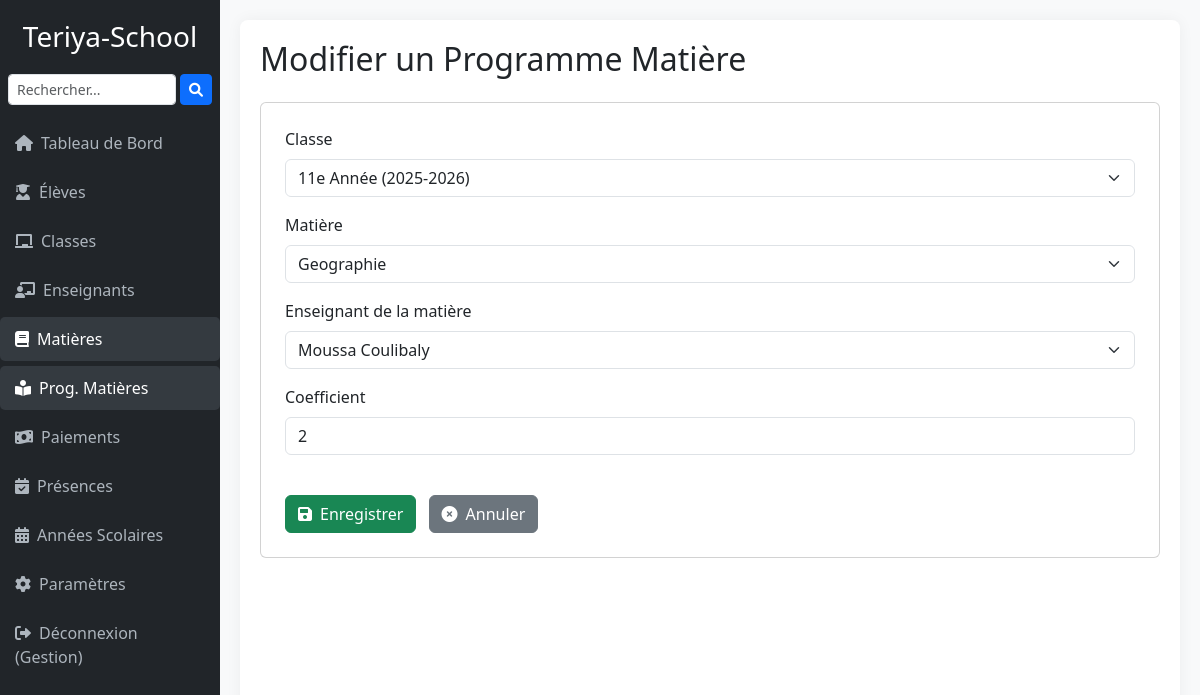
Page /programmes-matiere/modifier/2/ (signed in) on the committed database.
### dashboard/models.py (models this page shows, shortened)
class Profile(models.Model):
    user = models.OneToOneField(User, on_delete=models.CASCADE)
    ecole = models.ForeignKey("EcoleSettings", on_delete=models.CASCADE, null=True, blank=True)

class EcoleSettings(models.Model):
    ministere = models.CharField(
        max_length=255,
        blank=True,
        null=True,
        verbose_name="Ministère de Tutelle",
        help_text="Exemple : Ministère de l’Éducation Nationale"
    )
    academie = models.CharField(
        max_length=255,
        blank=True,
        null=True,
        verbose_name="Académie / Inspection",
        help_text="Exemple : Académie de Bamako Rive Droite"
    )
    commune = models.CharField(
        max_length=255,
        blank=True,
        null=True,
        verbose_name="Commune",
        help_text="Exemple : Commune IV du District de Bamako"
    )
    nom_etablissement = models.CharField(
        max_length=255,
        verbose_name="Nom de l'Établissement"
    )
    adresse_etablissement = models.CharField(
        max_length=255,
        blank=True,
        null=True,
        verbose_name="Adresse"
    )
    telephone = models.CharField(
        max_length=50,
        blank=True,
        null=True,
        verbose_name="Téléphone de l'Établissement"
    )
    email_contact = models.EmailField(
        blank=True,
        null=True,
        verbose_name="Email de Contact"
    )
    site_web = models.URLField(
        blank=True,
        null=True,
        verbose_name="Site Web"
    )
    code_etablissement = models.CharField(
        max_length=50,
        blank=True,
        null=True,
        unique=True,  # ✅ Chaque école doit avoir un code unique
        verbose_name="Code de l'Établissement",
        help_text="Code attribué par le ministère ou la direction académique"
    )
    logo = models.ImageField(
        upload_to='settings/assets/',
        blank=True,
        null=True,
        verbose_name="Logo de l'École"
    )
    cachet_admin = models.ImageField(
        upload_to='settings/assets/',
        blank=True,
        null=True,
        verbose_name="Cachet (Sceau) de l'Administration"
    )
    signature_directeur = models.ImageField(
        upload_to='settings/assets/',
        blank=True,
        null=True,
        verbose_name="Signature du Directeur/Responsable"
    )
    titre_signataire = models.CharField(
        max_length=100,
        default='Le Directeur',
        verbose_name="Titre du Signataire"
    )
    nom_signataire = models.CharField(
        max_length=255,
        blank=True,
        null=True,
        verbose_name="Nom du Signataire",
        help_text="Nom du directeur ou responsable signataire"
    )
    date_mise_a_jour = models.DateTimeField(
        auto_now=True,
        verbose_name="Dernière mise à jour"
    )
    class Meta:
        verbose_name = "École"
        verbose_name_plural = "Écoles"
        ordering = ['nom_etablissement']
    date_fin_essai = models.DateTimeField(
        blank=True,
        null=True,
        verbose_name="Fin de la période d'essai gratuite"
    )
    est_active = models.BooleanField(
        default=True,
        verbose_name="École active",
        help_text="Indique si l'école peut utiliser le système"
    )
    def periode_essai_expiree(self):
        return self.date_fin_essai and timezone.now() > self.date_fin_essai

class ProgrammeMatiere(models.Model):
    ecole = models.ForeignKey(
        'EcoleSettings',
        on_delete=models.CASCADE,
        verbose_name="École",
        default=1)
    classe = models.ForeignKey(Classe, on_delete=models.CASCADE, verbose_name="Classe")
    matiere = models.ForeignKey(Matiere, on_delete=models.CASCADE, verbose_name="Matière")
    enseignant = models.ForeignKey(Enseignant, on_delete=models.SET_NULL, null=True, blank=True, verbose_name="Enseignant de la matière")
    coefficient = models.IntegerField(default=1, verbose_name="Coefficient")
    class Meta:
        verbose_name = "Programme Matière par Classe"
        verbose_name_plural = "Programmes Matières par Classe"
        unique_together = ('classe', 'matiere')
        ordering = ['classe', 'matiere__nom']

### dashboard/views.py (the view)
# urls.py: path('programmes-matiere/modifier/<int:pk>/', views.modifier_programme_matiere, name='modifier_programme_matiere'),
@login_required
def modifier_programme_matiere(request, pk):
    ecole = get_user_ecole(request)
    if not ecole:
        messages.error(request, "Vous n'êtes associé à aucune école.")
        return redirect('dashboard_accueil')
    programme = get_object_or_404(
        ProgrammeMatiere.objects.select_related('classe', 'matiere', 'enseignant'),
        pk=pk,
        classe__ecole=ecole  # 🔥 Filtrage strict par école via la classe
    )
    if request.method == 'POST':
        form = ProgrammeMatiereForm(request.POST, instance=programme, ecole=ecole)
        if form.is_valid():
            form.save()
            messages.success(request, "Programme matière mis à jour avec succès.")
            return redirect('liste_programmes_matiere')
        else:
            messages.error(request, "Veuillez corriger les erreurs dans le formulaire.")
    else:
        form = ProgrammeMatiereForm(instance=programme, ecole=ecole)
    return render(request, 'dashboard/programmes_matiere/form_programme_matiere.html', {
        'form': form,
        'action': 'Modifier',
        'programme': programme
    })

### dashboard/forms.py
class ProgrammeMatiereForm(forms.ModelForm):
    class Meta:
        model = ProgrammeMatiere
        fields = ['classe', 'matiere', 'enseignant', 'coefficient']  # pas 'annee_scolaire'
        widgets = {
            'classe': forms.Select(attrs={'class': 'form-select'}),
            'matiere': forms.Select(attrs={'class': 'form-select'}),
            'enseignant': forms.Select(attrs={'class': 'form-select'}),
            'coefficient': forms.NumberInput(attrs={'class': 'form-control', 'min': '1'}),
        }
    def __init__(self, *args, **kwargs):
        self.ecole = kwargs.pop('ecole', None)
        super().__init__(*args, **kwargs)
        if self.ecole:
            annee_active = AnneeScolaire.objects.filter(active=True, ecole=self.ecole).first()
            if annee_active:
                self.fields['classe'].queryset = Classe.objects.filter(
                    annee_scolaire=annee_active,
                    ecole=self.ecole
                )
            self.fields['matiere'].queryset = Matiere.objects.filter(ecole=self.ecole)
            self.fields['enseignant'].queryset = Enseignant.objects.filter(ecole=self.ecole)

### dashboard/models.py (called while the page is built)
    def __str__(self):
        return f"{self.prenom} {self.nom}"

    def __str__(self):
        return f"{self.nom_classe} ({self.annee_scolaire.annee})"

    def __str__(self):
        return self.nom

### dashboard/views.py (called while the page is built)
def get_user_ecole(request):
    return (
        getattr(getattr(request.user, 'enseignant', None), 'ecole', None)
        or getattr(getattr(request.user, 'etudiant', None), 'ecole', None)
        or getattr(getattr(request.user, 'profile', None), 'ecole', None)
        or (EcoleSettings.objects.first() if request.user.is_superuser else None)
    )

### dashboard/templates/dashboard/programmes_matiere/form_programme_matiere.html (shortened to what this page needs)
{% extends 'dashboard/base.html' %}
{% block content %}
    <h2 class="mb-4">{{ action }} un Programme Matière</h2>
    <form method="post" class="card p-4">
        {% for field in form %}
            <div class="mb-3">
                <label for="{{ field.id_for_label }}" class="form-label">{{ field.label }}</label>
                {{ field }}
            </div>
        {% endfor %}
        <div class="mt-4">
            <button type="submit" class="btn btn-success me-2"><i class="fas fa-save me-2"></i>Enregistrer</button>
            <a href="{% url 'liste_programmes_matiere' %}" class="btn btn-secondary"><i class="fas fa-times-circle me-2"></i>Annuler</a>
        </div>
    </form>
{% endblock %}

### dashboard/templates/dashboard/base.html (shortened to what this page needs)
<!DOCTYPE html>
<html lang="fr">
<head>
    <link href="https://cdn.jsdelivr.net/npm/bootstrap@5.3.0/dist/css/bootstrap.min.css" rel="stylesheet">
    <link rel="stylesheet" href="https://cdnjs.cloudflare.com/ajax/libs/font-awesome/6.0.0-beta3/css/all.min.css">
</head>
<body>
<div class="wrapper">
    <div class="sidebar">
        <h3>
            {% if request.user.profile.ecole %}
                {{ request.user.profile.ecole.nom_etablissement }}
            {% else %}
                Gestion Multi-École
            {% endif %}
        </h3>
    <form method="get" action="{% url 'recherche_etudiants_globale' %}" class="d-flex mb-3 px-2">
        <input type="text" name="q" class="form-control form-control-sm me-1" placeholder="Rechercher..." required>
        <button type="submit" class="btn btn-sm btn-primary"><i class="fas fa-search"></i></button>
    </form>
        <ul class="nav flex-column">
            <li class="nav-item">
                <a class="nav-link {% if request.resolver_match.url_name == 'dashboard_accueil' %}active{% endif %}" href="{% url 'dashboard_accueil' %}">
                    <i class="fas fa-home me-2"></i>Tableau de Bord
                </a>
            </li>
            <li class="nav-item">
                <a class="nav-link {% if 'etudiant' in request.resolver_match.url_name %}active{% endif %}" href="{% url 'liste_etudiants' %}">
                    <i class="fas fa-user-graduate me-2"></i>Élèves
                </a>
            </li>
            <li class="nav-item">
                <a class="nav-link {% if 'classe' in request.resolver_match.url_name %}active{% endif %}" href="{% url 'liste_classes' %}">
                    <i class="fas fa-chalkboard me-2"></i>Classes
                </a>
            </li>
            <li class="nav-item">
                <a class="nav-link {% if 'enseignant' in request.resolver_match.url_name %}active{% endif %}" href="{% url 'liste_enseignants' %}">
                    <i class="fas fa-chalkboard-teacher me-2"></i>Enseignants
                </a>
            </li>
            <li class="nav-item">
                <a class="nav-link {% if 'matiere' in request.resolver_match.url_name %}active{% endif %}" href="{% url 'liste_matieres' %}">
                    <i class="fas fa-book me-2"></i>Matières
                </a>
            </li>
            <li class="nav-item">
                <a class="nav-link {% if 'programme_matiere' in request.resolver_match.url_name %}active{% endif %}" href="{% url 'liste_programmes_matiere' %}">
                    <i class="fas fa-book-reader me-2"></i>Prog. Matières
                </a>
            </li>
            <li class="nav-item">
                <a class="nav-link {% if 'paiement' in request.resolver_match.url_name %}active{% endif %}" href="{% url 'liste_paiements_par_classe_etudiant' %}">
                    <i class="fas fa-money-bill-wave me-2"></i>Paiements
                </a>
            </li>
            <li class="nav-item">
                <a class="nav-link {% if 'presence' in request.resolver_match.url_name %}active{% endif %}" href="{% url 'liste_presences' %}">
                    <i class="fas fa-calendar-check me-2"></i>Présences
                </a>
            </li>
            <li class="nav-item">
                <a class="nav-link {% if 'annee_scolaire' in request.resolver_match.url_name %}active{% endif %}" href="{% url 'liste_annees_scolaires' %}">
                    <i class="fas fa-calendar-alt me-2"></i>Années Scolaires
                </a>
            </li>
            <li class="nav-item">
                <a class="nav-link {% if request.resolver_match.url_name == 'ecole_settings' %}active{% endif %}" href="{% url 'ecole_settings' %}">
                    <i class="fas fa-cog me-2"></i>Paramètres
                </a>
            </li>
            {% if user.is_authenticated %}
            <li class="nav-item mt-auto">
                <a class="nav-link" href="{% url 'logout' %}">
                    <i class="fas fa-sign-out-alt me-2"></i>Déconnexion ({{ user.username }})
                </a>
            </li>
            {% endif %}
        </ul>
    </div>
    <div class="main-content">
        <div class="content">
            {% block content %}{% endblock %}
        </div>
    </div>
</div>
</body>
</html>

### dashboard/templates/dashboard/base.html (style rules this page uses)
html, body { height: 100%; margin: 0; padding: 0; overflow: hidden; font-family: 'Segoe UI', Tahoma, Geneva, Verdana, sans-serif; background-color: #f8f9fa; }
.wrapper { display: flex; height: 100%; }
.sidebar { background-color: #212529; color: white; width: 220px; padding-top: 20px; flex-shrink: 0; display: flex; flex-direction: column; overflow-y: auto; }
.sidebar h3 { color: #fff; text-align: center; margin-bottom: 20px; }
.sidebar .nav-link { color: #adb5bd; padding: 10px 15px; margin-bottom: 5px; border-radius: 5px; }
.sidebar .nav-link:hover, .sidebar .nav-link.active { background-color: #343a40; color: white; }
.main-content { flex: 1; display: flex; flex-direction: column; padding: 20px; overflow: hidden; }
.content { flex: 1; background-color: #fff; border-radius: 8px; padding: 20px; box-shadow: 0 0 15px rgba(0,0,0,0.05); overflow-y: auto; }

### rows in the picture
ProgrammeMatiere: form "11e Année (2025-2026)" "Geographie" "Moussa Coulibaly" "2"

### other values in the picture
{{ request.user.profile.ecole.nom_etablissement }} "Teriya-School"
{{ user.username }} "Gestion"
{{ action }} "Modifier"
{{ field.label }} "Classe" "Matière" "Enseignant de la matière" "Coefficient"
